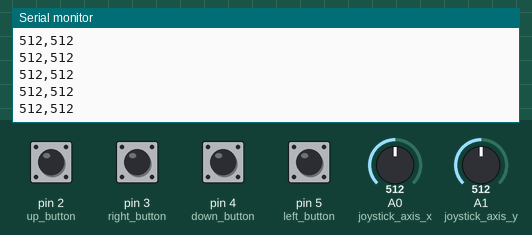
Recording of a sketch running on a simulated Arduino Uno, built with avr-gcc and run on an emulated ATmega328P. Shown: the last lines printed to the serial monitor. The inputs (shaded band) are chosen by the test bench; at power-on: pin 2 (up_button), pin 3 (right_button), pin 4 (down_button), pin 5 (left_button) HIGH, A0 (joystick_axis_x) = 512, A1 (joystick_axis_y) = 512.

Above: at 1.2 s.
1.3 s: pin 2 (up_button) pulled LOW for 0.15 s
2.9 s: A0 (joystick_axis_x) set to 716
At 3.9 s:
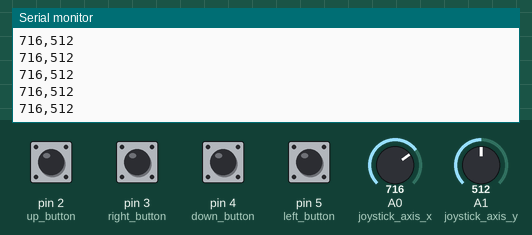
5.9 s: A1 (joystick_axis_y) set to 716
At 6.4 s:
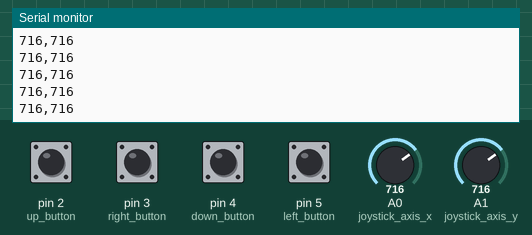
7.4 s: pin 3 (right_button) pulled LOW for 1 s
11.4 s: A0 (joystick_axis_x) set to 900
At 12.2 s:
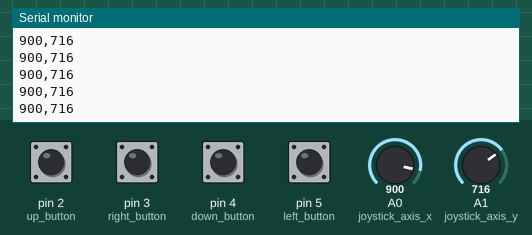
12.9 s: pin 4 (down_button) pulled LOW for 1 s
Timing chart, 0 to 15.9 s (numbered marks = the images above; inputs shaded):
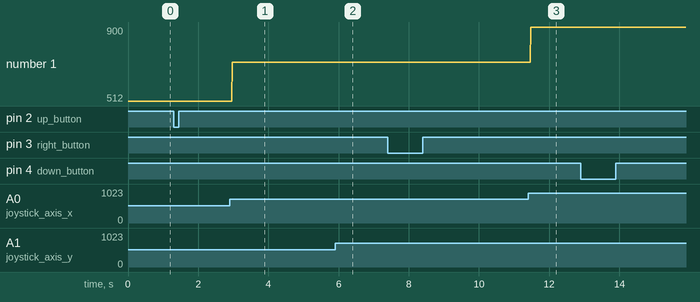

Measured:
- after the input at 2.9 s, the serial monitor: prints a new line after 0.07 s (image 1)
- after the input at 5.9 s, the serial monitor: prints a new line after 0.07 s (image 2)
- after the input at 11.4 s, the serial monitor: prints a new line after 0.07 s (image 3)
- plotted number 1: 512 → 716 after the input at 2.9 s, 716 → 900 after the input at 11.4 s

The sketch:

JoystickSerial.ino
```cpp
int up_button = 2;
int down_button = 4;
int left_button = 5;
int right_button = 3;
int start_button = 6;
int select_button = 7;
int joystick_button = 8;
int joystick_axis_x = A0;
int joystick_axis_y = A1;
int buttons[] = {up_button, down_button, left_button, right_button, start_button, select_button, joystick_button};

//아두이노에 연결된 버튼과 조이스틱의 연결 핀 정보

void setup() {

  for (int i; i < 7; i++) {
   pinMode(buttons[i], INPUT);
   digitalWrite(buttons[i], HIGH);
  } //위에 아두이노에서 연결된 핀들을 INPUT 모드로 설정

  Serial.begin(9600); //PC와 시리얼 통신을 9600속도로 개시

}

void loop() {

  if(!digitalRead(up_button)||!digitalRead(down_button)||!digitalRead(left_button)||!digitalRead(right_button)) {
    Serial.println("c");
  } //네가지 버튼 중 아무거나 눌렸을 시 시리얼로 "c" 출력.

  Serial.print(analogRead(joystick_axis_x)); //x축 조이스틱 값 출력
  Serial.print(",");
  Serial.println(analogRead(joystick_axis_y));  //y축 조이스틱 값 출력
 }
```
